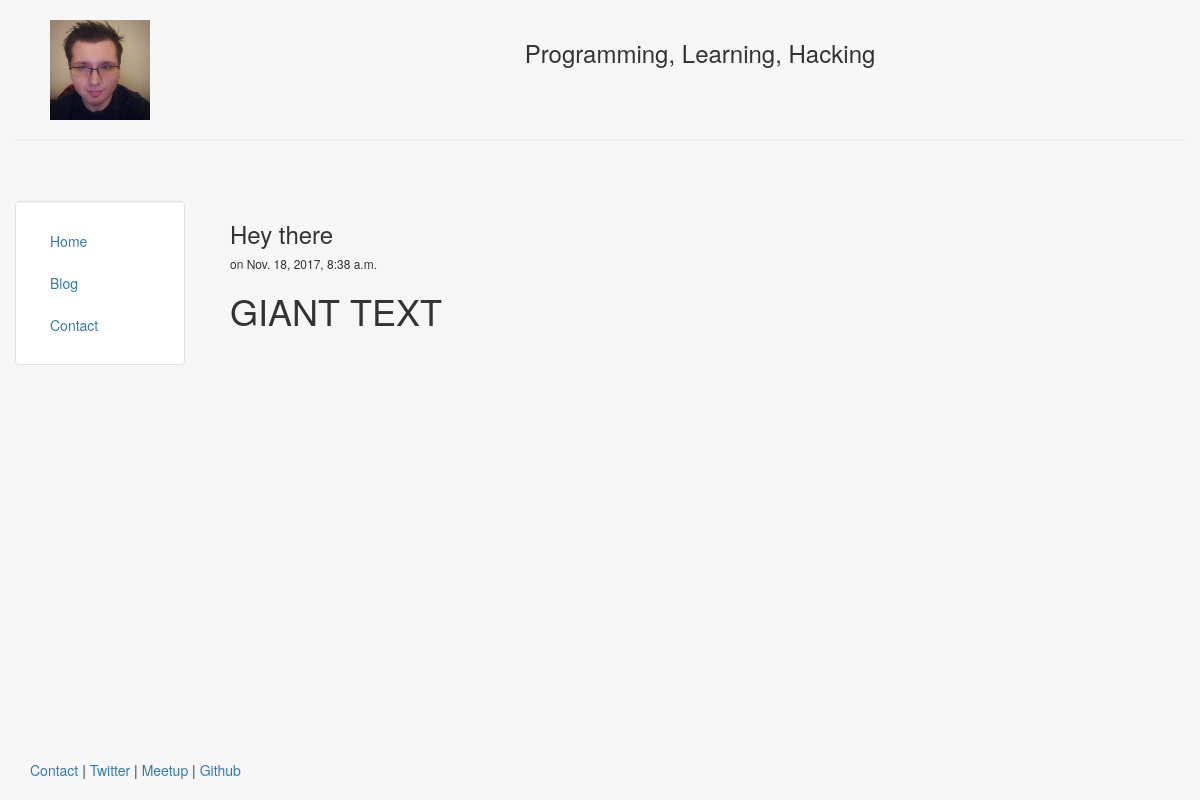
The app's page /blog/5 with its own data.
### blog/models.py (models this page shows, shortened)
class Post(models.Model):
    title = models.CharField(max_length=140)
    body = models.TextField()
    date = models.DateTimeField()

### blog/templates/blog/post.html
{% extends "personal/header.html" %}
{% block content %}
	<h3>{{ post.title }}</h3>
	<h6>on {{post.date}}</h6>
	{{post.body|safe|linebreaks}}
{% endblock %}

### personal/templates/personal/header.html (style rules this page uses)
html, body { height:100% }

### records on screen
Post: title "Hey there", date "Nov. 18, 2017, 8:38 a.m.", body "GIANT TEXT"
